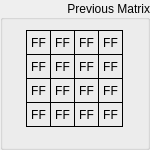
   <widget class="QGroupBox" name="groupPrevious">
    <property name="geometry">
     <rect>
      <x>20</x>
      <y>210</y>
      <width>150</width>
      <height>150</height>
     </rect>
    </property>
    <property name="title">
     <string>Previous Matrix</string>
    </property>
    <property name="alignment">
     <set>Qt::AlignRight|Qt::AlignTrailing|Qt::AlignVCenter</set>
    </property>
    <widget class="QLabel" name="previousByte15">
     <property name="geometry">
      <rect>
       <x>98</x>
       <y>102</y>
       <width>25</width>
       <height>25</height>
      </rect>
     </property>
     <property name="sizePolicy">
      <sizepolicy hsizetype="Fixed" vsizetype="Fixed">
       <horstretch>0</horstretch>
       <verstretch>0</verstretch>
      </sizepolicy>
     </property>
     <property name="font">
      <font>
       <kerning>true</kerning>
      </font>
     </property>
     <property name="layoutDirection">
      <enum>Qt::LeftToRight</enum>
     </property>
     <property name="styleSheet">
      <string notr="true">QLabel {
	 border-width: 1px;
     border-style: solid;
     border-color: black;
}</string>
     </property>
     <property name="text">
      <string>FF</string>
     </property>
     <property name="alignment">
      <set>Qt::AlignCenter</set>
     </property>
    </widget>
    <widget class="QLabel" name="previousByte05">
     <property name="geometry">
      <rect>
       <x>50</x>
       <y>54</y>
       <width>25</width>
       <height>25</height>
      </rect>
     </property>
     <property name="sizePolicy">
      <sizepolicy hsizetype="Fixed" vsizetype="Fixed">
       <horstretch>0</horstretch>
       <verstretch>0</verstretch>
      </sizepolicy>
     </property>
     <property name="font">
      <font>
       <kerning>true</kerning>
      </font>
     </property>
     <property name="layoutDirection">
      <enum>Qt::LeftToRight</enum>
     </property>
     <property name="styleSheet">
      <string notr="true">QLabel {
	 border-width: 1px;
     border-style: solid;
     border-color: black;
}</string>
     </property>
     <property name="text">
      <string>FF</string>
     </property>
     <property name="alignment">
      <set>Qt::AlignCenter</set>
     </property>
    </widget>
    <widget class="QLabel" name="previousByte03">
     <property name="geometry">
      <rect>
       <x>26</x>
       <y>102</y>
       <width>25</width>
       <height>25</height>
      </rect>
     </property>
     <property name="sizePolicy">
      <sizepolicy hsizetype="Fixed" vsizetype="Fixed">
       <horstretch>0</horstretch>
       <verstretch>0</verstretch>
      </sizepolicy>
     </property>
     <property name="font">
      <font>
       <kerning>true</kerning>
      </font>
     </property>
     <property name="layoutDirection">
      <enum>Qt::LeftToRight</enum>
     </property>
     <property name="styleSheet">
      <string notr="true">QLabel {
	 border-width: 1px;
     border-style: solid;
     border-color: black;
}</string>
     </property>
     <property name="text">
      <string>FF</string>
     </property>
     <property name="alignment">
      <set>Qt::AlignCenter</set>
     </property>
    </widget>
    <widget class="QLabel" name="previousByte08">
     <property name="geometry">
      <rect>
       <x>74</x>
       <y>30</y>
       <width>25</width>
       <height>25</height>
      </rect>
     </property>
     <property name="sizePolicy">
      <sizepolicy hsizetype="Fixed" vsizetype="Fixed">
       <horstretch>0</horstretch>
       <verstretch>0</verstretch>
      </sizepolicy>
     </property>
     <property name="font">
      <font>
       <kerning>true</kerning>
      </font>
     </property>
     <property name="layoutDirection">
      <enum>Qt::LeftToRight</enum>
     </property>
     <property name="styleSheet">
      <string notr="true">QLabel {
	 border-width: 1px;
     border-style: solid;
     border-color: black;
}</string>
     </property>
     <property name="text">
      <string>FF</string>
     </property>
     <property name="alignment">
      <set>Qt::AlignCenter</set>
     </property>
    </widget>
    <widget class="QLabel" name="previousByte09">
     <property name="geometry">
      <rect>
       <x>74</x>
       <y>54</y>
       <width>25</width>
       <height>25</height>
      </rect>
     </property>
     <property name="sizePolicy">
      <sizepolicy hsizetype="Fixed" vsizetype="Fixed">
       <horstretch>0</horstretch>
       <verstretch>0</verstretch>
      </sizepolicy>
     </property>
     <property name="font">
      <font>
       <kerning>true</kerning>
      </font>
     </property>
     <property name="layoutDirection">
      <enum>Qt::LeftToRight</enum>
     </property>
     <property name="styleSheet">
      <string notr="true">QLabel {
	 border-width: 1px;
     border-style: solid;
     border-color: black;
}</string>
     </property>
     <property name="text">
      <string>FF</string>
     </property>
     <property name="alignment">
      <set>Qt::AlignCenter</set>
     </property>
    </widget>
    <widget class="QLabel" name="previousByte00">
     <property name="geometry">
      <rect>
       <x>26</x>
       <y>30</y>
       <width>25</width>
       <height>25</height>
      </rect>
     </property>
     <property name="sizePolicy">
      <sizepolicy hsizetype="Fixed" vsizetype="Fixed">
       <horstretch>0</horstretch>
       <verstretch>0</verstretch>
      </sizepolicy>
     </property>
     <property name="font">
      <font>
       <kerning>true</kerning>
      </font>
     </property>
     <property name="layoutDirection">
      <enum>Qt::LeftToRight</enum>
     </property>
     <property name="styleSheet">
      <string notr="true">QLabel {
	 border-width: 1px;
     border-style: solid;
     border-color: black;
}</string>
     </property>
     <property name="text">
      <string>FF</string>
     </property>
     <property name="alignment">
      <set>Qt::AlignCenter</set>
     </property>
    </widget>
    <widget class="QLabel" name="previousByte04">
     <property name="geometry">
      <rect>
       <x>50</x>
       <y>30</y>
       <width>25</width>
       <height>25</height>
      </rect>
     </property>
     <property name="sizePolicy">
      <sizepolicy hsizetype="Fixed" vsizetype="Fixed">
       <horstretch>0</horstretch>
       <verstretch>0</verstretch>
      </sizepolicy>
     </property>
     <property name="font">
      <font>
       <kerning>true</kerning>
      </font>
     </property>
     <property name="layoutDirection">
      <enum>Qt::LeftToRight</enum>
     </property>
     <property name="styleSheet">
      <string notr="true">QLabel {
	 border-width: 1px;
     border-style: solid;
     border-color: black;
}</string>
     </property>
     <property name="text">
      <string>FF</string>
     </property>
     <property name="alignment">
      <set>Qt::AlignCenter</set>
     </property>
    </widget>
    <widget class="QLabel" name="previousByte07">
     <property name="geometry">
      <rect>
       <x>50</x>
       <y>102</y>
       <width>25</width>
       <height>25</height>
      </rect>
     </property>
     <property name="sizePolicy">
      <sizepolicy hsizetype="Fixed" vsizetype="Fixed">
       <horstretch>0</horstretch>
       <verstretch>0</verstretch>
      </sizepolicy>
     </property>
     <property name="font">
      <font>
       <kerning>true</kerning>
      </font>
     </property>
     <property name="layoutDirection">
      <enum>Qt::LeftToRight</enum>
     </property>
     <property name="styleSheet">
      <string notr="true">QLabel {
	 border-width: 1px;
     border-style: solid;
     border-color: black;
}</string>
     </property>
     <property name="text">
      <string>FF</string>
     </property>
     <property name="alignment">
      <set>Qt::AlignCenter</set>
     </property>
    </widget>
    <widget class="QLabel" name="previousByte14">
     <property name="geometry">
      <rect>
       <x>98</x>
       <y>78</y>
       <width>25</width>
       <height>25</height>
      </rect>
     </property>
     <property name="sizePolicy">
      <sizepolicy hsizetype="Fixed" vsizetype="Fixed">
       <horstretch>0</horstretch>
       <verstretch>0</verstretch>
      </sizepolicy>
     </property>
     <property name="font">
      <font>
       <kerning>true</kerning>
      </font>
     </property>
     <property name="layoutDirection">
      <enum>Qt::LeftToRight</enum>
     </property>
     <property name="styleSheet">
      <string notr="true">QLabel {
	 border-width: 1px;
     border-style: solid;
     border-color: black;
}</string>
     </property>
     <property name="text">
      <string>FF</string>
     </property>
     <property name="alignment">
      <set>Qt::AlignCenter</set>
     </property>
    </widget>
    <widget class="QLabel" name="previousByte01">
     <property name="geometry">
      <rect>
       <x>26</x>
       <y>54</y>
       <width>25</width>
       <height>25</height>
      </rect>
     </property>
     <property name="sizePolicy">
      <sizepolicy hsizetype="Fixed" vsizetype="Fixed">
       <horstretch>0</horstretch>
       <verstretch>0</verstretch>
      </sizepolicy>
     </property>
     <property name="font">
      <font>
       <kerning>true</kerning>
      </font>
     </property>
     <property name="layoutDirection">
      <enum>Qt::LeftToRight</enum>
     </property>
     <property name="styleSheet">
      <string notr="true">QLabel {
	 border-width: 1px;
     border-style: solid;
     border-color: black;
}</string>
     </property>
     <property name="text">
      <string>FF</string>
     </property>
     <property name="alignment">
      <set>Qt::AlignCenter</set>
     </property>
    </widget>
    <widget class="QLabel" name="previousByte10">
     <property name="geometry">
      <rect>
       <x>74</x>
       <y>78</y>
       <width>25</width>
       <height>25</height>
      </rect>
     </property>
     <property name="sizePolicy">
      <sizepolicy hsizetype="Fixed" vsizetype="Fixed">
       <horstretch>0</horstretch>
       <verstretch>0</verstretch>
      </sizepolicy>
     </property>
     <property name="font">
      <font>
       <kerning>true</kerning>
      </font>
     </property>
     <property name="layoutDirection">
      <enum>Qt::LeftToRight</enum>
     </property>
     <property name="styleSheet">
      <string notr="true">QLabel {
	 border-width: 1px;
     border-style: solid;
     border-color: black;
}</string>
     </property>
     <property name="text">
      <string>FF</string>
     </property>
     <property name="alignment">
      <set>Qt::AlignCenter</set>
     </property>
    </widget>
    <widget class="QLabel" name="previousByte11">
     <property name="geometry">
      <rect>
       <x>74</x>
       <y>102</y>
       <width>25</width>
       <height>25</height>
      </rect>
     </property>
     <property name="sizePolicy">
      <sizepolicy hsizetype="Fixed" vsizetype="Fixed">
       <horstretch>0</horstretch>
       <verstretch>0</verstretch>
      </sizepolicy>
     </property>
     <property name="font">
      <font>
       <kerning>true</kerning>
      </font>
     </property>
     <property name="layoutDirection">
      <enum>Qt::LeftToRight</enum>
     </property>
     <property name="styleSheet">
      <string notr="true">QLabel {
	 border-width: 1px;
     border-style: solid;
     border-color: black;
}</string>
     </property>
     <property name="text">
      <string>FF</string>
     </property>
     <property name="alignment">
      <set>Qt::AlignCenter</set>
     </property>
    </widget>
    <widget class="QLabel" name="previousByte02">
     <property name="geometry">
      <rect>
       <x>26</x>
       <y>78</y>
       <width>25</width>
       <height>25</height>
      </rect>
     </property>
     <property name="sizePolicy">
      <sizepolicy hsizetype="Fixed" vsizetype="Fixed">
       <horstretch>0</horstretch>
       <verstretch>0</verstretch>
      </sizepolicy>
     </property>
     <property name="font">
      <font>
       <kerning>true</kerning>
      </font>
     </property>
     <property name="layoutDirection">
      <enum>Qt::LeftToRight</enum>
     </property>
     <property name="styleSheet">
      <string notr="true">QLabel {
	 border-width: 1px;
     border-style: solid;
     border-color: black;
}</string>
     </property>
     <property name="text">
      <string>FF</string>
     </property>
     <property name="alignment">
      <set>Qt::AlignCenter</set>
     </property>
    </widget>
    <widget class="QLabel" name="previousByte06">
     <property name="geometry">
      <rect>
       <x>50</x>
       <y>78</y>
       <width>25</width>
       <height>25</height>
      </rect>
     </property>
     <property name="sizePolicy">
      <sizepolicy hsizetype="Fixed" vsizetype="Fixed">
       <horstretch>0</horstretch>
       <verstretch>0</verstretch>
      </sizepolicy>
     </property>
     <property name="font">
      <font>
       <kerning>true</kerning>
      </font>
     </property>
     <property name="layoutDirection">
      <enum>Qt::LeftToRight</enum>
     </property>
     <property name="styleSheet">
      <string notr="true">QLabel {
	 border-width: 1px;
     border-style: solid;
     border-color: black;
}</string>
     </property>
     <property name="text">
      <string>FF</string>
     </property>
     <property name="alignment">
      <set>Qt::AlignCenter</set>
     </property>
    </widget>
    <widget class="QLabel" name="previousByte12">
     <property name="geometry">
      <rect>
       <x>98</x>
       <y>30</y>
       <width>25</width>
       <height>25</height>
      </rect>
     </property>
     <property name="sizePolicy">
      <sizepolicy hsizetype="Fixed" vsizetype="Fixed">
       <horstretch>0</horstretch>
       <verstretch>0</verstretch>
      </sizepolicy>
     </property>
     <property name="font">
      <font>
       <kerning>true</kerning>
      </font>
     </property>
     <property name="layoutDirection">
      <enum>Qt::LeftToRight</enum>
     </property>
     <property name="styleSheet">
      <string notr="true">QLabel {
	 border-width: 1px;
     border-style: solid;
     border-color: black;
}</string>
     </property>
     <property name="text">
      <string>FF</string>
     </property>
     <property name="alignment">
      <set>Qt::AlignCenter</set>
     </property>
    </widget>
    <widget class="QLabel" name="previousByte13">
     <property name="geometry">
      <rect>
       <x>98</x>
       <y>54</y>
       <width>25</width>
       <height>25</height>
      </rect>
     </property>
     <property name="sizePolicy">
      <sizepolicy hsizetype="Fixed" vsizetype="Fixed">
       <horstretch>0</horstretch>
       <verstretch>0</verstretch>
      </sizepolicy>
     </property>
     <property name="font">
      <font>
       <kerning>true</kerning>
      </font>
     </property>
     <property name="layoutDirection">
      <enum>Qt::LeftToRight</enum>
     </property>
     <property name="styleSheet">
      <string notr="true">QLabel {
	 border-width: 1px;
     border-style: solid;
     border-color: black;
}</string>
     </property>
     <property name="text">
      <string>FF</string>
     </property>
     <property name="alignment">
      <set>Qt::AlignCenter</set>
     </property>
    </widget>
   </widget>
